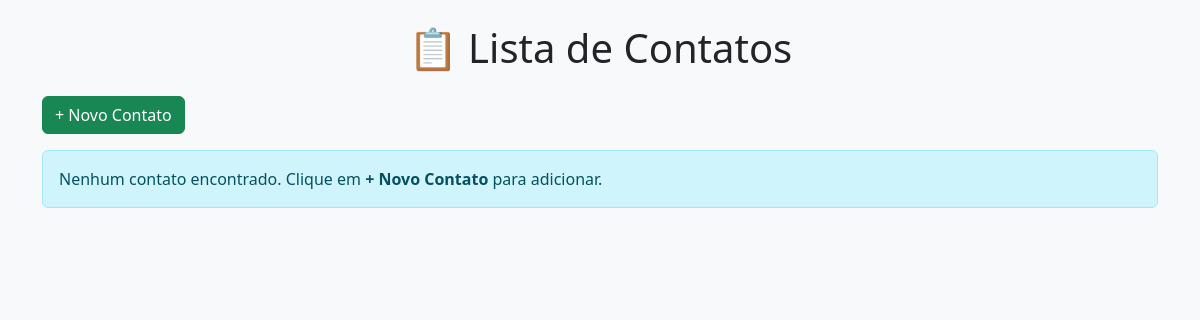
The page /contacts/ on the database as committed earlier.
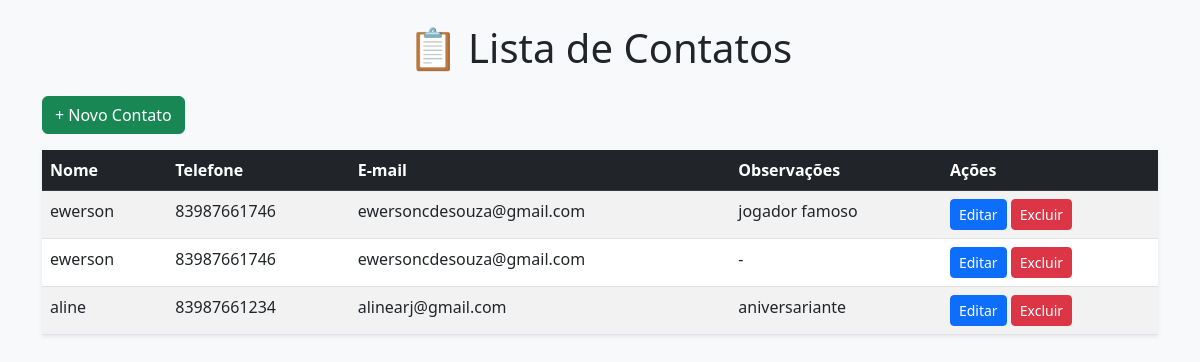
The same page on the database as committed later.
### contacts/models.py (models this page shows, shortened)
class Contact(models.Model):
    name = models.CharField(max_length=100)
    phone = models.CharField(max_length=15)
    email = models.EmailField()
    notes = models.TextField(blank=True)
    created_at = models.DateTimeField(auto_now_add=True)

### contacts/views.py (the view)
# urls.py: path('', views.contact_list, name='contact_list'),
def contact_list(request):
    contacts = Contact.objects.all()
    return render(request, 'contacts/contact_list.html', {'contacts': contacts})

### contacts/templates/contacts/contact_list.html (shortened to what this page needs)
<!DOCTYPE html>
<html lang="pt-br">
<head>
    <link href="https://cdn.jsdelivr.net/npm/bootstrap@5.3.0/dist/css/bootstrap.min.css" rel="stylesheet">
</head>
<body class="bg-light">
    <div class="container py-4">
        <h1 class="mb-4 text-center">📋 Lista de Contatos</h1>
        <div class="d-flex justify-content-between align-items-center mb-3">
            <a href="{% url 'contacts:create_contact' %}" class="btn btn-success">+ Novo Contato</a>
        </div>
        {% if contacts %}
            <table class="table table-striped table-hover shadow-sm">
                <thead class="table-dark">
                    <tr>
                        <th>Nome</th>
                        <th>Telefone</th>
                        <th>E-mail</th>
                        <th>Observações</th>
                        <th>Ações</th>
                    </tr>
                </thead>
                <tbody>
                    {% for contact in contacts %}
                    <tr>
                        <td>{{ contact.name }}</td>
                        <td>{{ contact.phone }}</td>
                        <td>{{ contact.email }}</td>
                        <td>{{ contact.notes|default:"-" }}</td>
                        <td>
                            <a href="{% url 'contacts:edit_contact' contact.id %}" class="btn btn-sm btn-primary">Editar</a>
                            <a href="{% url 'contacts:delete_contact' contact.id %}" class="btn btn-sm btn-danger">Excluir</a>
                        </td>
                    </tr>
                    {% endfor %}
                </tbody>
            </table>
        {% else %}
            <div class="alert alert-info">Nenhum contato encontrado. Clique em <strong>+ Novo Contato</strong> para adicionar.</div>
        {% endif %}
    </div>
</body>
</html>

Rows that differ between the two databases and show on the page:
added Contact: name "ewerson", phone "83987661746", email "ewersoncdesouza@gmail.com", notes "jogador famoso"
added Contact: name "ewerson", phone "83987661746", email "ewersoncdesouza@gmail.com", notes "-"
added Contact: name "aline", phone "83987661234", email "alinearj@gmail.com", notes "aniversariante"
Other text that changed with them:
text no longer shown: "Nenhum contato encontrado. Clique em + Novo Contato para adicionar."
text now shown: "Nome Telefone E-mail Observações Ações"
